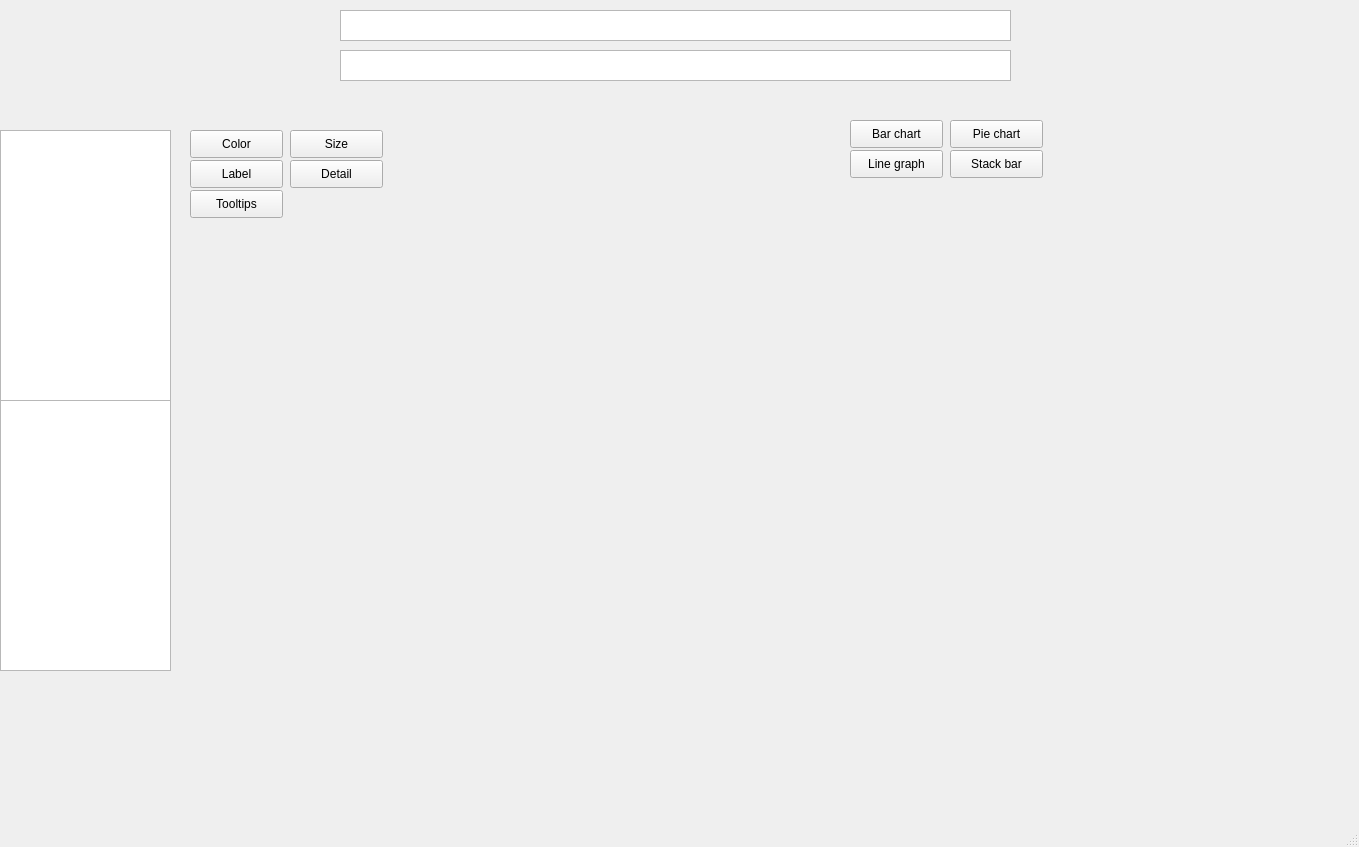
<?xml version="1.0" encoding="UTF-8"?>
<ui version="4.0">
 <class>MainWindow</class>
 <widget class="QMainWindow" name="MainWindow">
  <property name="geometry">
   <rect>
    <x>0</x>
    <y>0</y>
    <width>1359</width>
    <height>847</height>
   </rect>
  </property>
  <property name="windowTitle">
   <string>MainWindow</string>
  </property>
  <widget class="QWidget" name="centralwidget">
   <widget class="QPushButton" name="Color">
    <property name="geometry">
     <rect>
      <x>190</x>
      <y>130</y>
      <width>93</width>
      <height>28</height>
     </rect>
    </property>
    <property name="text">
     <string>Color</string>
    </property>
   </widget>
   <widget class="QPushButton" name="Size">
    <property name="geometry">
     <rect>
      <x>290</x>
      <y>130</y>
      <width>93</width>
      <height>28</height>
     </rect>
    </property>
    <property name="text">
     <string>Size</string>
    </property>
   </widget>
   <widget class="QPushButton" name="Label">
    <property name="geometry">
     <rect>
      <x>190</x>
      <y>160</y>
      <width>93</width>
      <height>28</height>
     </rect>
    </property>
    <property name="text">
     <string>Label</string>
    </property>
   </widget>
   <widget class="QPushButton" name="Detail">
    <property name="geometry">
     <rect>
      <x>290</x>
      <y>160</y>
      <width>93</width>
      <height>28</height>
     </rect>
    </property>
    <property name="text">
     <string>Detail</string>
    </property>
   </widget>
   <widget class="QPushButton" name="Tooltips">
    <property name="geometry">
     <rect>
      <x>190</x>
      <y>190</y>
      <width>93</width>
      <height>28</height>
     </rect>
    </property>
    <property name="text">
     <string>Tooltips</string>
    </property>
   </widget>
   <widget class="QPushButton" name="Barchart">
    <property name="geometry">
     <rect>
      <x>850</x>
      <y>120</y>
      <width>93</width>
      <height>28</height>
     </rect>
    </property>
    <property name="text">
     <string>Bar chart</string>
    </property>
   </widget>
   <widget class="QPushButton" name="Piechart">
    <property name="geometry">
     <rect>
      <x>950</x>
      <y>120</y>
      <width>93</width>
      <height>28</height>
     </rect>
    </property>
    <property name="text">
     <string>Pie chart</string>
    </property>
   </widget>
   <widget class="QPushButton" name="Linegraph">
    <property name="geometry">
     <rect>
      <x>850</x>
      <y>150</y>
      <width>93</width>
      <height>28</height>
     </rect>
    </property>
    <property name="text">
     <string>Line graph</string>
    </property>
   </widget>
   <widget class="QPushButton" name="stackbar">
    <property name="geometry">
     <rect>
      <x>950</x>
      <y>150</y>
      <width>93</width>
      <height>28</height>
     </rect>
    </property>
    <property name="text">
     <string>Stack bar</string>
    </property>
   </widget>
   <widget class="QListWidget" name="listWidget">
    <property name="geometry">
     <rect>
      <x>0</x>
      <y>130</y>
      <width>171</width>
      <height>271</height>
     </rect>
    </property>
   </widget>
   <widget class="QListWidget" name="listWidget_2">
    <property name="geometry">
     <rect>
      <x>0</x>
      <y>400</y>
      <width>171</width>
      <height>271</height>
     </rect>
    </property>
   </widget>
   <widget class="QListView" name="listView">
    <property name="geometry">
     <rect>
      <x>340</x>
      <y>10</y>
      <width>671</width>
      <height>31</height>
     </rect>
    </property>
   </widget>
   <widget class="QListView" name="listView_2">
    <property name="geometry">
     <rect>
      <x>340</x>
      <y>50</y>
      <width>671</width>
      <height>31</height>
     </rect>
    </property>
   </widget>
  </widget>
  <widget class="QMenuBar" name="menubar">
   <property name="geometry">
    <rect>
     <x>0</x>
     <y>0</y>
     <width>1359</width>
     <height>26</height>
    </rect>
   </property>
  </widget>
  <widget class="QStatusBar" name="statusbar"/>
 </widget>
 <resources/>
 <connections/>
</ui>
